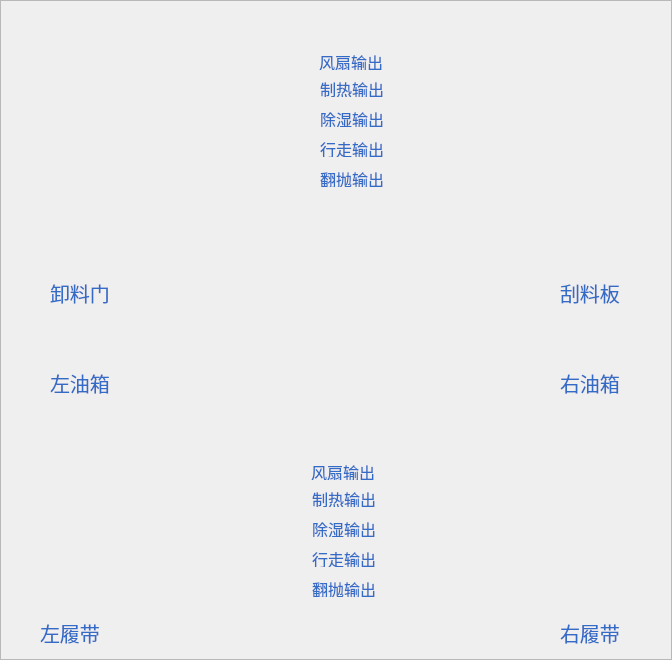
<?xml version="1.0" encoding="UTF-8"?>
<ui version="4.0">
 <class>FpjWatchs</class>
 <widget class="QWidget" name="FpjWatchs">
  <property name="geometry">
   <rect>
    <x>0</x>
    <y>0</y>
    <width>672</width>
    <height>660</height>
   </rect>
  </property>
  <property name="windowTitle">
   <string>Form</string>
  </property>
  <widget class="QFrame" name="frame">
   <property name="geometry">
    <rect>
     <x>0</x>
     <y>0</y>
     <width>672</width>
     <height>660</height>
    </rect>
   </property>
   <property name="styleSheet">
    <string notr="true">background-image: url(:/pic/翻抛机表盘组.png);
background-position:center;
background-repeat:no-repeat;</string>
   </property>
   <property name="frameShape">
    <enum>QFrame::StyledPanel</enum>
   </property>
   <property name="frameShadow">
    <enum>QFrame::Raised</enum>
   </property>
   <widget class="YlzsPlate" name="leftTopWidget" native="true">
    <property name="geometry">
     <rect>
      <x>0</x>
      <y>0</y>
      <width>260</width>
      <height>260</height>
     </rect>
    </property>
    <property name="styleSheet">
     <string notr="true">background: transparent; </string>
    </property>
   </widget>
   <widget class="YlzsPlate" name="rightTopWidget" native="true">
    <property name="geometry">
     <rect>
      <x>410</x>
      <y>0</y>
      <width>260</width>
      <height>260</height>
     </rect>
    </property>
    <property name="styleSheet">
     <string notr="true">background: transparent; </string>
    </property>
   </widget>
   <widget class="YlzsPlate" name="leftBottomWidget" native="true">
    <property name="geometry">
     <rect>
      <x>0</x>
      <y>400</y>
      <width>260</width>
      <height>260</height>
     </rect>
    </property>
    <property name="styleSheet">
     <string notr="true">background: transparent; </string>
    </property>
   </widget>
   <widget class="YlzsPlate" name="rightBottomWidget" native="true">
    <property name="geometry">
     <rect>
      <x>410</x>
      <y>400</y>
      <width>260</width>
      <height>260</height>
     </rect>
    </property>
    <property name="styleSheet">
     <string notr="true">background: transparent; </string>
    </property>
   </widget>
   <widget class="SmallPlate" name="leftCenterWidget" native="true">
    <property name="geometry">
     <rect>
      <x>130</x>
      <y>230</y>
      <width>200</width>
      <height>200</height>
     </rect>
    </property>
    <property name="styleSheet">
     <string notr="true">background: transparent; </string>
    </property>
   </widget>
   <widget class="QLabel" name="label">
    <property name="geometry">
     <rect>
      <x>288</x>
      <y>50</y>
      <width>24</width>
      <height>24</height>
     </rect>
    </property>
    <property name="styleSheet">
     <string notr="true">background: transparent; 
border-image: url(:/pic/风扇-(1).png);</string>
    </property>
    <property name="text">
     <string/>
    </property>
   </widget>
   <widget class="QLabel" name="label_2">
    <property name="geometry">
     <rect>
      <x>288</x>
      <y>80</y>
      <width>24</width>
      <height>24</height>
     </rect>
    </property>
    <property name="styleSheet">
     <string notr="true">background: transparent; 
border-image: url(:/pic/制热输出.png);</string>
    </property>
    <property name="text">
     <string/>
    </property>
   </widget>
   <widget class="QLabel" name="label_3">
    <property name="geometry">
     <rect>
      <x>288</x>
      <y>110</y>
      <width>24</width>
      <height>24</height>
     </rect>
    </property>
    <property name="styleSheet">
     <string notr="true">background: transparent; 
border-image: url(:/pic/除湿输出.png);</string>
    </property>
    <property name="text">
     <string/>
    </property>
   </widget>
   <widget class="QLabel" name="label_4">
    <property name="geometry">
     <rect>
      <x>288</x>
      <y>140</y>
      <width>24</width>
      <height>24</height>
     </rect>
    </property>
    <property name="styleSheet">
     <string notr="true">background: transparent; 
border-image: url(:/pic/行走.png);</string>
    </property>
    <property name="text">
     <string/>
    </property>
   </widget>
   <widget class="QLabel" name="label_5">
    <property name="geometry">
     <rect>
      <x>288</x>
      <y>170</y>
      <width>24</width>
      <height>24</height>
     </rect>
    </property>
    <property name="styleSheet">
     <string notr="true">background: transparent; 
border-image: url(:/pic/输出.png);</string>
    </property>
    <property name="text">
     <string/>
    </property>
   </widget>
   <widget class="QLabel" name="label_6">
    <property name="geometry">
     <rect>
      <x>319</x>
      <y>53</y>
      <width>67</width>
      <height>17</height>
     </rect>
    </property>
    <property name="font">
     <font>
      <pointsize>12</pointsize>
     </font>
    </property>
    <property name="styleSheet">
     <string notr="true">color: rgb(52, 107, 199);
background: transparent; </string>
    </property>
    <property name="text">
     <string>风扇输出</string>
    </property>
   </widget>
   <widget class="QLabel" name="label_7">
    <property name="geometry">
     <rect>
      <x>320</x>
      <y>80</y>
      <width>67</width>
      <height>17</height>
     </rect>
    </property>
    <property name="font">
     <font>
      <pointsize>12</pointsize>
     </font>
    </property>
    <property name="styleSheet">
     <string notr="true">color: rgb(52, 107, 199);
background: transparent; </string>
    </property>
    <property name="text">
     <string>制热输出</string>
    </property>
   </widget>
   <widget class="QLabel" name="label_8">
    <property name="geometry">
     <rect>
      <x>320</x>
      <y>110</y>
      <width>67</width>
      <height>17</height>
     </rect>
    </property>
    <property name="font">
     <font>
      <pointsize>12</pointsize>
     </font>
    </property>
    <property name="styleSheet">
     <string notr="true">color: rgb(52, 107, 199);
background: transparent; </string>
    </property>
    <property name="text">
     <string>除湿输出</string>
    </property>
   </widget>
   <widget class="QLabel" name="label_9">
    <property name="geometry">
     <rect>
      <x>320</x>
      <y>140</y>
      <width>67</width>
      <height>17</height>
     </rect>
    </property>
    <property name="font">
     <font>
      <pointsize>12</pointsize>
     </font>
    </property>
    <property name="styleSheet">
     <string notr="true">color: rgb(52, 107, 199);
background: transparent; </string>
    </property>
    <property name="text">
     <string>行走输出</string>
    </property>
   </widget>
   <widget class="QLabel" name="label_10">
    <property name="geometry">
     <rect>
      <x>320</x>
      <y>170</y>
      <width>67</width>
      <height>17</height>
     </rect>
    </property>
    <property name="font">
     <font>
      <pointsize>12</pointsize>
     </font>
    </property>
    <property name="styleSheet">
     <string notr="true">color: rgb(52, 107, 199);
background: transparent; </string>
    </property>
    <property name="text">
     <string>翻抛输出</string>
    </property>
   </widget>
   <widget class="QLabel" name="label_11">
    <property name="geometry">
     <rect>
      <x>312</x>
      <y>520</y>
      <width>67</width>
      <height>17</height>
     </rect>
    </property>
    <property name="font">
     <font>
      <pointsize>12</pointsize>
     </font>
    </property>
    <property name="styleSheet">
     <string notr="true">color: rgb(52, 107, 199);
background: transparent; </string>
    </property>
    <property name="text">
     <string>除湿输出</string>
    </property>
   </widget>
   <widget class="QLabel" name="label_12">
    <property name="geometry">
     <rect>
      <x>312</x>
      <y>580</y>
      <width>67</width>
      <height>17</height>
     </rect>
    </property>
    <property name="font">
     <font>
      <pointsize>12</pointsize>
     </font>
    </property>
    <property name="styleSheet">
     <string notr="true">color: rgb(52, 107, 199);
background: transparent; </string>
    </property>
    <property name="text">
     <string>翻抛输出</string>
    </property>
   </widget>
   <widget class="QLabel" name="label_13">
    <property name="geometry">
     <rect>
      <x>312</x>
      <y>550</y>
      <width>67</width>
      <height>17</height>
     </rect>
    </property>
    <property name="font">
     <font>
      <pointsize>12</pointsize>
     </font>
    </property>
    <property name="styleSheet">
     <string notr="true">color: rgb(52, 107, 199);
background: transparent; </string>
    </property>
    <property name="text">
     <string>行走输出</string>
    </property>
   </widget>
   <widget class="QLabel" name="label_14">
    <property name="geometry">
     <rect>
      <x>280</x>
      <y>580</y>
      <width>24</width>
      <height>24</height>
     </rect>
    </property>
    <property name="styleSheet">
     <string notr="true">background: transparent; 
border-image: url(:/pic/输出.png);</string>
    </property>
    <property name="text">
     <string/>
    </property>
   </widget>
   <widget class="QLabel" name="label_15">
    <property name="geometry">
     <rect>
      <x>280</x>
      <y>490</y>
      <width>24</width>
      <height>24</height>
     </rect>
    </property>
    <property name="styleSheet">
     <string notr="true">background: transparent; 
border-image: url(:/pic/制热输出.png);</string>
    </property>
    <property name="text">
     <string/>
    </property>
   </widget>
   <widget class="QLabel" name="label_16">
    <property name="geometry">
     <rect>
      <x>280</x>
      <y>520</y>
      <width>24</width>
      <height>24</height>
     </rect>
    </property>
    <property name="styleSheet">
     <string notr="true">background: transparent; 
border-image: url(:/pic/除湿输出.png);</string>
    </property>
    <property name="text">
     <string/>
    </property>
   </widget>
   <widget class="QLabel" name="label_17">
    <property name="geometry">
     <rect>
      <x>312</x>
      <y>490</y>
      <width>67</width>
      <height>17</height>
     </rect>
    </property>
    <property name="font">
     <font>
      <pointsize>12</pointsize>
     </font>
    </property>
    <property name="styleSheet">
     <string notr="true">color: rgb(52, 107, 199);
background: transparent; </string>
    </property>
    <property name="text">
     <string>制热输出</string>
    </property>
   </widget>
   <widget class="QLabel" name="label_18">
    <property name="geometry">
     <rect>
      <x>280</x>
      <y>550</y>
      <width>24</width>
      <height>24</height>
     </rect>
    </property>
    <property name="styleSheet">
     <string notr="true">background: transparent; 
border-image: url(:/pic/行走.png);</string>
    </property>
    <property name="text">
     <string/>
    </property>
   </widget>
   <widget class="QLabel" name="label_19">
    <property name="geometry">
     <rect>
      <x>311</x>
      <y>463</y>
      <width>67</width>
      <height>17</height>
     </rect>
    </property>
    <property name="font">
     <font>
      <pointsize>12</pointsize>
     </font>
    </property>
    <property name="styleSheet">
     <string notr="true">color: rgb(52, 107, 199);
background: transparent; </string>
    </property>
    <property name="text">
     <string>风扇输出</string>
    </property>
   </widget>
   <widget class="QLabel" name="label_20">
    <property name="geometry">
     <rect>
      <x>280</x>
      <y>460</y>
      <width>24</width>
      <height>24</height>
     </rect>
    </property>
    <property name="styleSheet">
     <string notr="true">background: transparent; 
border-image: url(:/pic/风扇-(1).png);</string>
    </property>
    <property name="text">
     <string/>
    </property>
   </widget>
   <widget class="QLabel" name="label_21">
    <property name="geometry">
     <rect>
      <x>50</x>
      <y>280</y>
      <width>70</width>
      <height>25</height>
     </rect>
    </property>
    <property name="font">
     <font>
      <pointsize>15</pointsize>
     </font>
    </property>
    <property name="styleSheet">
     <string notr="true">color: rgb(52, 107, 199);
background: transparent; </string>
    </property>
    <property name="text">
     <string>卸料门</string>
    </property>
   </widget>
   <widget class="QLabel" name="label_22">
    <property name="geometry">
     <rect>
      <x>560</x>
      <y>280</y>
      <width>70</width>
      <height>25</height>
     </rect>
    </property>
    <property name="font">
     <font>
      <pointsize>15</pointsize>
     </font>
    </property>
    <property name="styleSheet">
     <string notr="true">color: rgb(52, 107, 199);
background: transparent; </string>
    </property>
    <property name="text">
     <string>刮料板</string>
    </property>
   </widget>
   <widget class="QLabel" name="label_23">
    <property name="geometry">
     <rect>
      <x>50</x>
      <y>370</y>
      <width>70</width>
      <height>25</height>
     </rect>
    </property>
    <property name="font">
     <font>
      <pointsize>15</pointsize>
     </font>
    </property>
    <property name="styleSheet">
     <string notr="true">color: rgb(52, 107, 199);
background: transparent; </string>
    </property>
    <property name="text">
     <string>左油箱</string>
    </property>
   </widget>
   <widget class="QLabel" name="label_24">
    <property name="geometry">
     <rect>
      <x>560</x>
      <y>370</y>
      <width>70</width>
      <height>25</height>
     </rect>
    </property>
    <property name="font">
     <font>
      <pointsize>15</pointsize>
     </font>
    </property>
    <property name="styleSheet">
     <string notr="true">color: rgb(52, 107, 199);
background: transparent; </string>
    </property>
    <property name="text">
     <string>右油箱</string>
    </property>
   </widget>
   <widget class="SmallPlate" name="rightCenterWidget" native="true">
    <property name="geometry">
     <rect>
      <x>340</x>
      <y>230</y>
      <width>200</width>
      <height>200</height>
     </rect>
    </property>
    <property name="styleSheet">
     <string notr="true">background: transparent; </string>
    </property>
   </widget>
   <widget class="QLabel" name="label_25">
    <property name="geometry">
     <rect>
      <x>40</x>
      <y>620</y>
      <width>70</width>
      <height>25</height>
     </rect>
    </property>
    <property name="font">
     <font>
      <pointsize>15</pointsize>
     </font>
    </property>
    <property name="styleSheet">
     <string notr="true">color: rgb(52, 107, 199);
background: transparent; </string>
    </property>
    <property name="text">
     <string>左履带</string>
    </property>
   </widget>
   <widget class="QLabel" name="label_26">
    <property name="geometry">
     <rect>
      <x>560</x>
      <y>620</y>
      <width>70</width>
      <height>25</height>
     </rect>
    </property>
    <property name="font">
     <font>
      <pointsize>15</pointsize>
     </font>
    </property>
    <property name="styleSheet">
     <string notr="true">color: rgb(52, 107, 199);
background: transparent; </string>
    </property>
    <property name="text">
     <string>右履带</string>
    </property>
   </widget>
  </widget>
 </widget>
 <customwidgets>
  <customwidget>
   <class>YlzsPlate</class>
   <extends>QWidget</extends>
   <header>ylzsplate.h</header>
   <container>1</container>
  </customwidget>
  <customwidget>
   <class>SmallPlate</class>
   <extends>QWidget</extends>
   <header>smallplate.h</header>
   <container>1</container>
  </customwidget>
 </customwidgets>
 <resources/>
 <connections/>
</ui>
